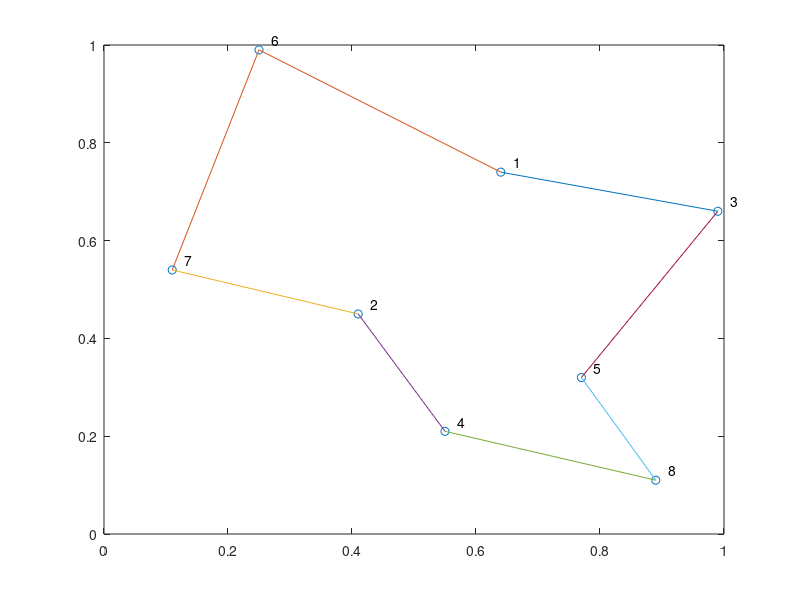

This figure's MATLAB source:
clear;clc
% 只有8个城市的简单情况
 towns =[0.64 0.41 0.99 0.55 0.77 0.25 0.11 0.89;
         0.74 0.45 0.66 0.21  0.32 0.99 0.54 0.11]' ;  % 城市坐标矩阵，n行2列
n = size(towns,1);  % 城市的数目

figure(1)  % 新建一个编号为1的图形窗口
plot(towns(:,1),towns(:,2),'o');   % 画出城市的分布散点图
for i = 1:n
    text(towns(i,1)+0.02,towns(i,2)+0.02,num2str(i))   % 在图上标上城市的编号（加上0.02表示把文字的标记往右上方偏移各0.02单位）
end
hold on % 接着在这个图形上画图的


d = zeros(n);   % 初始化两个城市的距离矩阵全为0
for i = 2:n    %i从2开始，是因为他与他自己的距离是0
    for j = 1:i  
        towns_i = towns(i,:);   x_i = towns_i(1);     y_i = towns_i(2);  % 城市i的横坐标为x_i，纵坐标为y_i
        towns_j = towns(j,:);   x_j = towns_j(1);     y_j = towns_j(2);  % 城市j的横坐标为x_j，纵坐标为y_j
        d(i,j) = sqrt((x_i-x_j)^2 + (y_i-y_j)^2);   % 计算城市i和j的距离
    end
end
d = d+d';   % 生成对称完整的距离矩阵

min_result = +inf;  % 假设最短的距离为min_result，初始化为无穷大，后面只要找到比它小的就对其更新
min_path = [1:n];   % 初始化最短的路径就是1-2-3-...-n
N = 500000;  % 模拟的次数，尽量比解的个数大几倍十几倍，但也不要太大，运行慢
for i = 1:N  % 开始循环
    result = 0;  % 初始化走过的路程为0
    path = randperm(n);  % 生成一个1-n的随机打乱的序列
    for i = 1:n-1  
        result = d(path(i),path(i+1)) + result;  % 按照这个序列不断的更新走过的路程这个值
    end
    result = d(path(1),path(n)) + result;  % 别忘了加上从最后一个城市返回到最开始那个城市的距离
    if result < min_result  % 判断这次模拟走过的距离是否小于最短的距离，如果小于就更新最短距离和最短的路径
        min_path = path;
        min_result = result;
    end
end
min_path
min_path = [min_path,min_path(1)];   % 在最短路径的最后面加上一个元素，即第一个点（我们要生成一个封闭的图形）
n = n+1;  % 城市的个数加一个（紧随着上一步）
for i = 1:n-1 
     j = i+1;
    towns_i = towns(min_path(i),:);   x_i = towns_i(1);     y_i = towns_i(2); 
    towns_j = towns(min_path(j),:);   x_j = towns_j(1);     y_j = towns_j(2);
    plot([x_i,x_j],[y_i,y_j],'-')    % 每两个点就作出一条线段，直到所有的城市都走完
    pause(0.5)  % 暂停0.5s再画下一条线段
    hold on
end

